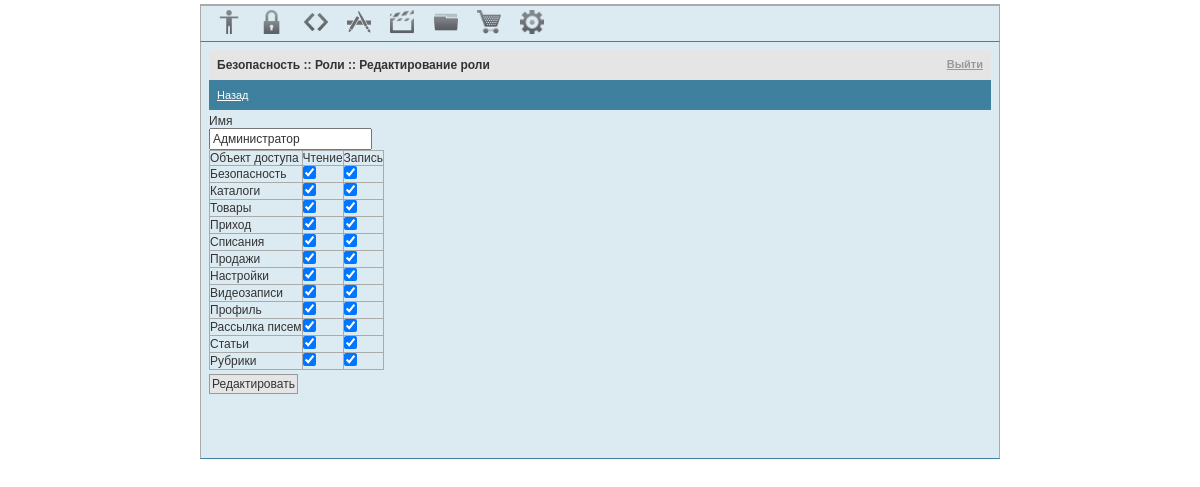
Screenshot of /admin/index.php?p=role_edit&id_role=12 (signed in) with the database file from the repository.
### tables this page shows
CREATE TABLE `role` (
  `id_role` int(11) NOT NULL AUTO_INCREMENT,
  `name` varchar(20) DEFAULT NULL,
  `discount` int(11) NOT NULL DEFAULT '0',
  PRIMARY KEY (`id_role`)
);

CREATE TABLE `permission` (
  `id_permission` int(11) NOT NULL AUTO_INCREMENT,
  `name` varchar(20) DEFAULT NULL,
  PRIMARY KEY (`id_permission`)
);

### common/CPage.php (called while the page is built, shortened)
<?php
abstract class CPage {
        ?>
        <?php
    public function content() {
        if (function_exists('p_content'))
            return p_content();
    }
}
?>

### common/CRole.php (called while the page is built, shortened)
<?php
include 'CPermission.php';
class CRole {
    private $id_role = false;
    private $name = false;
    private $permissions = array();
    public function __construct($id_role = 0) {
        $result = mysql_query("SELECT * FROM `role` WHERE `id_role`='$id_role'");
        $row = mysql_fetch_array($result);
        $this->id_role = $id_role;
        $this->name = $row['name'];
        $result = mysql_query("SELECT * FROM `role_permission` WHERE `id_role`='$this->id_role'") or die(mysql_error());
        while ($row = mysql_fetch_array($result)) {
            array_push($this->permissions, new CPermission($row['id_permission']));
        }
    }
    public function name() {
        return $this->name;
    }
    public function has_permission_read($id_permission) {
        $result = mysql_query("SELECT * FROM `role_permission` WHERE `id_role`='$this->id_role' AND `id_permission`='$id_permission'") or die(mysql_error());
        $row = mysql_fetch_array($result);
        settype($row['read'], "bool");
        return $row['read'];
    }
    public function has_permission_write($id_permission) {
        $result = mysql_query("SELECT * FROM `role_permission` WHERE `id_role`='$this->id_role' AND `id_permission`='$id_permission'") or die(mysql_error());
        $row = mysql_fetch_array($result);
        settype($row['write'], "bool");
        return $row['write'];
    }
}
?>

### common/CUser.php (called while the page is built, shortened)
<?php
include 'CRole.php';
class CUser {
    protected $roles = array();
    public function __construct($id_user) {
        $result = mysql_query("SELECT * FROM `user` WHERE `id_user`='$id_user'");
        $this->id_user = $id_user;
        $result = mysql_query("SELECT * FROM `user_role` WHERE `id_user`='$this->id_user'") or die("!user");
        while ($row = mysql_fetch_array($result)) {
            array_push($this->roles, new CRole($row['id_role']));
        }
    }
}
?>

### common/CPermission.php (called while the page is built, shortened)
<?php
class CPermission {
    public function __construct($id_permission = 0) {
        $result = mysql_query("SELECT * FROM `permission` WHERE `id_permission`='$id_permission'");
        $row = mysql_fetch_array($result);
    }
}
?>

### admin/_role_edit.php (the view, shortened to what this page needs)
<?php
function p_dark_block() {
    ?>
    <a href="index.php?p=role">Назад</a>
    <?php
}
function p_content() {
    $id_role = $_GET['id_role'];
    $role = new CRole($id_role)
    ?>
    <form action="role_edit.php" method="post">
        <p>Имя</p>
        <input type="text" name="name" required="yes" value="<?php echo $role->name(); ?>"  />
        <table>
            <tr><td>Объект доступа</td><td>Чтение</td><td>Запись</td></tr>
            <?php
            $result = mysql_query("SELECT * FROM `permission`") or die(mysql_error());
            while ($row = mysql_fetch_array($result)) {
                echo "<tr>";
                echo "<td>" . $row['name'] . "</td>";
                echo "<td><input type='checkbox'  name='read[]'  value='" . $row['id_permission'] . "' ";
                if($role->has_permission_read($row['id_permission']))
                    echo "checked=''";
                echo "/></td>";
                echo "<td><input type='checkbox'  name='write[]' value='" . $row['id_permission'] . "' ";
                if($role->has_permission_write($row['id_permission']))
                    echo "checked=''";
                echo "/></td>";
                echo "</tr>";
            }
            ?>
        </table>
        <input type="submit" value="Редактировать"/>
    </form>
    <?php
}
?>

### admin/css/general.css (style rules this page uses)
* { margin: 0; padding: 0; direction: ltr; font-family: tahoma, arial, verdana, sans-serif, Lucida Sans; font-size: 12px; color: #333333; }
html,body { background-color: white; }
a { cursor: pointer; }
button, input[type=submit] { background-color: #e5e5e5; border: 1px solid #999999; cursor: pointer; padding: 2px; margin: 4px 0; }
input, textarea, select { padding: 2px; margin: 0 auto; }
.dark_block a { color: white; margin-right: 16px; font-size: 11px; }
table { border-collapse: collapse; }
td,th { border: 1px solid #aaaaaa; }

### rows the page displays
role: name "Администратор"
permission: name "Безопасность"
permission: name "Каталоги"
permission: name "Товары"
permission: name "Приход"
permission: name "Списания"
permission: name "Продажи"
permission: name "Настройки"
permission: name "Видеозаписи"
permission: name "Профиль"
permission: name "Рассылка писем"
permission: name "Статьи"
permission: name "Рубрики"

### other values shown
$page->description() "Безопасность :: Роли :: Редактирование роли"
